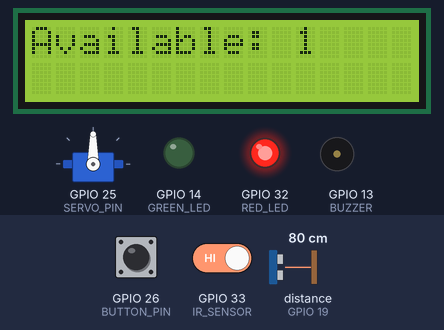
The sketch below on a simulated ESP32. On the bench: servo, 16×2 character LCD, output pins drawn as LEDs (lit = HIGH), buzzer (waves = sounding, pin HIGH). Wiring (inferred from the names in the program): ultrasonic range finder: trigger GPIO 18; echo GPIO 19. The inputs (shaded band) are chosen by the test bench; at power-on: distance to the obstacle (sensor on GPIO 19) 80 cm, GPIO 33 (IR_SENSOR) HIGH, GPIO 26 (BUTTON_PIN) HIGH. The echo pulse lasts 58.3 µs per cm; WiFi joins after 1.5 s; servers stay silent unless stated; no MQTT or app messages arrive unless stated; pins used as bus, display or sensor lines are not drawn; what the sketch prints to the serial monitor is not drawn.

Above: at 2.8 s.
2.9 s: distance to the obstacle (sensor on GPIO 19) set to 12 cm
5.9 s: distance to the obstacle (sensor on GPIO 19) set to 9 cm
At 6.8 s:
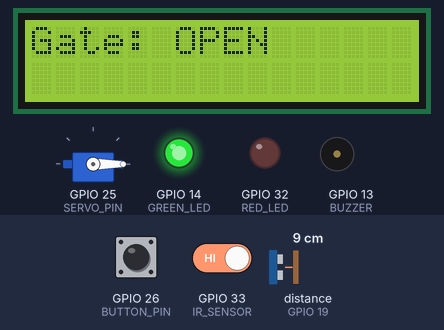
At 8.8 s:
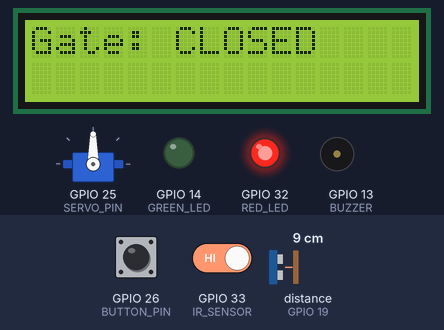
8.9 s: GPIO 33 (IR_SENSOR) driven LOW
At 10.76 s:
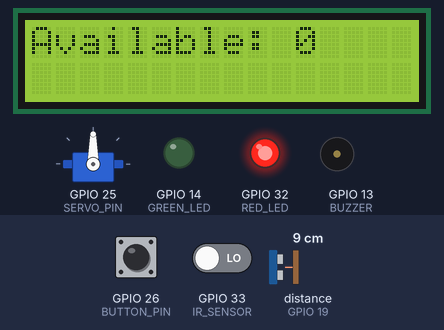
Timing chart, 0 to 20.0 s (numbered marks = the images above; inputs shaded):
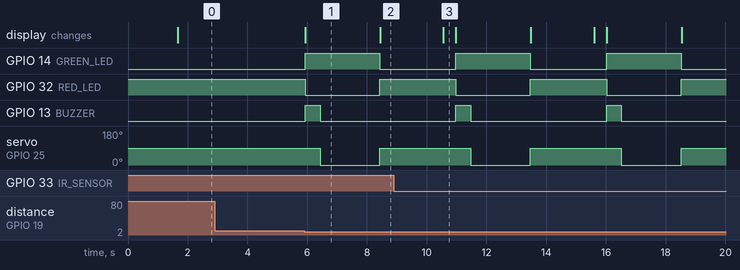

Measured:
- the behaviour switches between 11 and 10 cm on distance to the obstacle (sensor on GPIO 19) (found by bisection; images 0 and 1)
- after the input at 2.9 s, every drawn part: stays the same
- after the input at 5.9 s, GPIO 14 (GREEN_LED): LOW → HIGH at once, → LOW 2.5 s later; GPIO 32 (RED_LED): HIGH → LOW at once, → HIGH 2.5 s later; GPIO 13 (BUZZER): LOW → HIGH at once, → LOW 0.50 s later; servo on GPIO 25 (SERVO_PIN): 90° → 0° after 0.53 s, → 90° 2.0 s later; the display: changes at once (image 1)
- what the display in image 1 shows lasts 2.5 s, from 5.9 s to 8.4 s
- what the display in image 3 shows lasts 0.4 s, from 10.6 s to 11.0 s

The sketch:

smart_parking.ino
```cpp
#include "secrets.h"
#include <WiFiClientSecure.h>
#include <PubSubClient.h>
#include <ArduinoJson.h>
#include "WiFi.h"
#include <ESP32Servo.h>
#include <Wire.h>
#include <LiquidCrystal_I2C.h>

#define AWS_IOT_SUBSCRIBE_TOPIC1 "Parking_System"

// Pins
#define RED_LED 32
#define GREEN_LED 14
#define BUZZER 13
#define SERVO_PIN 25
#define IR_SENSOR 33
#define BUTTON_PIN 26
#define TRIG_PIN 18
#define ECHO_PIN 19

WiFiClientSecure net = WiFiClientSecure();
PubSubClient client(net);
Servo gateServo;
LiquidCrystal_I2C lcd(0x27, 16, 2); // I2C address may vary

bool gateOpen = false;

// ---- Distance Reading ----
long readUltrasonicDistance() {
  digitalWrite(TRIG_PIN, LOW);
  delayMicroseconds(2);
  digitalWrite(TRIG_PIN, HIGH);
  delayMicroseconds(10);
  digitalWrite(TRIG_PIN, LOW);
  long duration = pulseIn(ECHO_PIN, HIGH);
  return duration * 0.034 / 2; // cm
}

// ---- Gate Control ----
void openGate() {
  Serial.println("Gate opening...");

  lcd.clear();
  lcd.print("Gate: OPEN");
  digitalWrite(GREEN_LED, HIGH);
  digitalWrite(RED_LED, LOW);
  digitalWrite(BUZZER, HIGH);
  delay(500);
  digitalWrite(BUZZER, LOW);

  gateServo.write(0); // Open gate
  delay(2000); // Keep open & display "Gate: OPEN"

  gateServo.write(90); // Close gate
  digitalWrite(GREEN_LED, LOW);
  digitalWrite(RED_LED, HIGH);

  lcd.clear();
  lcd.print("Gate: CLOSED");
  delay(2000); // Show "Gate: CLOSED"

  Serial.println("Gate closed.");
}

// ---- MQTT Message Handler ----
void messageHandler(char* topic, byte* payload, unsigned int length) {
  Serial.print("Message arrived [");
  Serial.print(topic);
  Serial.print("]: ");

  String message;
  for (unsigned int i = 0; i < length; i++) {
    message += (char)payload[i];
  }
  Serial.println(message);

  StaticJsonDocument<200> doc;
  DeserializationError error = deserializeJson(doc, message);

  if (error) {
    Serial.print("deserializeJson() failed: ");
    Serial.println(error.c_str());
    return;
  }

  const char* msg = doc["message"];
  if (msg && strcmp(msg, "open") == 0) {
    openGate();
  }
}

void setup() {
  Serial.begin(115200);

  pinMode(RED_LED, OUTPUT);
  pinMode(GREEN_LED, OUTPUT);
  pinMode(BUZZER, OUTPUT);
  pinMode(IR_SENSOR, INPUT);
  pinMode(BUTTON_PIN, INPUT_PULLUP);
  pinMode(TRIG_PIN, OUTPUT);
  pinMode(ECHO_PIN, INPUT);

  digitalWrite(RED_LED, HIGH);  // Start: gate closed
  digitalWrite(GREEN_LED, LOW);
  digitalWrite(BUZZER, LOW);

  gateServo.attach(SERVO_PIN);
  gateServo.write(90); // Closed position

  lcd.init();
  lcd.backlight();
  lcd.setCursor(0, 0);
  lcd.print("Connecting...");

  // WiFi
  WiFi.mode(WIFI_STA);
  WiFi.begin(WIFI_SSID, WIFI_PASSWORD);
  Serial.println("Connecting to Wi-Fi");
  while (WiFi.status() != WL_CONNECTED) {
    delay(500);
    Serial.print(".");
  }

  // AWS Certs
  net.setCACert(AWS_CERT_CA);
  net.setCertificate(AWS_CERT_CRT);
  net.setPrivateKey(AWS_CERT_PRIVATE);

  // MQTT Setup
  client.setServer(AWS_IOT_ENDPOINT, 8883);
  client.setCallback(messageHandler);

  Serial.println("Connecting to AWS IoT");
  while (!client.connect(THINGNAME)) {
    Serial.print(".");
    delay(100);
  }

  if (!client.connected()) {
    Serial.println("AWS IoT Timeout!");
    return;
  }

  client.subscribe(AWS_IOT_SUBSCRIBE_TOPIC1);
  Serial.println("AWS IoT Connected!");
  lcd.clear();
  lcd.print("System Ready");
}

void loop() {
  client.loop();

  static unsigned long lastUltrasonicTriggerTime = 0;
  static unsigned long lastDisplayUpdate = 0;

  long distance = readUltrasonicDistance();
  bool isCarParked  = digitalRead(IR_SENSOR) == LOW;
  bool buttonPressed = digitalRead(BUTTON_PIN) == LOW;

  unsigned long currentTime = millis();

  // BUTTON should always work, no delay
  if (buttonPressed) {
    openGate();
  }

  // Ultrasonic triggers only every 5 seconds to prevent spamming
  if (distance > 2 && distance < 10 && (currentTime - lastUltrasonicTriggerTime > 5000)) {
    openGate();
    lastUltrasonicTriggerTime = currentTime;
  }

  // Realtime LCD update every 1s
  if (currentTime - lastDisplayUpdate > 1000) {
    lcd.clear();
    lcd.print("Available: ");
    lcd.print(isCarParked ? "0" : "1");
    lastDisplayUpdate = currentTime;
  }

  delay(100);
}
```
